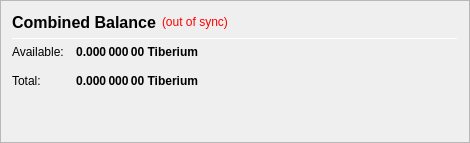
                   <widget class="QFrame" name="frame_CombinedBalances">
                    <property name="minimumSize">
                     <size>
                      <width>470</width>
                      <height>0</height>
                     </size>
                    </property>
                    <property name="frameShape">
                     <enum>QFrame::StyledPanel</enum>
                    </property>
                    <property name="frameShadow">
                     <enum>QFrame::Raised</enum>
                    </property>
                    <layout class="QVBoxLayout" name="verticalLayout_5">
                     <item>
                      <layout class="QHBoxLayout" name="horizontalLayout_5" stretch="0">
                       <item>
                        <widget class="QLabel" name="label_5z">
                         <property name="minimumSize">
                          <size>
                           <width>0</width>
                           <height>20</height>
                          </size>
                         </property>
                         <property name="font">
                          <font>
                           <pointsize>12</pointsize>
                           <weight>75</weight>
                           <bold>true</bold>
                          </font>
                         </property>
                         <property name="toolTip">
                          <string>Combined Balance (including unconfirmed and immature coins)</string>
                         </property>
                         <property name="text">
                          <string>Combined Balance</string>
                         </property>
                        </widget>
                       </item>
                       <item>
                        <widget class="QLabel" name="labelWalletStatus">
                         <property name="cursor">
                          <cursorShape>WhatsThisCursor</cursorShape>
                         </property>
                         <property name="toolTip">
                          <string>The displayed information may be out of date. Your wallet automatically synchronizes with the Tiberium network after a connection is established, but this process has not completed yet.</string>
                         </property>
                         <property name="styleSheet">
                          <string notr="true">QLabel { color: red; }</string>
                         </property>
                         <property name="text">
                          <string notr="true">(out of sync)</string>
                         </property>
                         <property name="alignment">
                          <set>Qt::AlignLeading|Qt::AlignLeft|Qt::AlignVCenter</set>
                         </property>
                        </widget>
                       </item>
                       <item>
                        <spacer name="horizontalSpacer_1">
                         <property name="orientation">
                          <enum>Qt::Horizontal</enum>
                         </property>
                         <property name="sizeHint" stdset="0">
                          <size>
                           <width>40</width>
                           <height>20</height>
                          </size>
                         </property>
                        </spacer>
                       </item>
                      </layout>
                     </item>
                     <item>
                      <widget class="Line" name="line_CombinedBalance">
                       <property name="minimumSize">
                        <size>
                         <width>0</width>
                         <height>1</height>
                        </size>
                       </property>
                       <property name="maximumSize">
                        <size>
                         <width>16777215</width>
                         <height>1</height>
                        </size>
                       </property>
                       <property name="orientation">
                        <enum>Qt::Horizontal</enum>
                       </property>
                      </widget>
                     </item>
                     <item>
                      <layout class="QGridLayout" name="gridLayout_3">
                       <property name="spacing">
                        <number>12</number>
                       </property>
                       <item row="1" column="0">
                        <widget class="QLabel" name="labelBalanceTextz">
                         <property name="text">
                          <string>Available:</string>
                         </property>
                        </widget>
                       </item>
                       <item row="1" column="1">
                        <widget class="QLabel" name="labelBalancez">
                         <property name="font">
                          <font>
                           <weight>75</weight>
                           <bold>true</bold>
                          </font>
                         </property>
                         <property name="cursor">
                          <cursorShape>IBeamCursor</cursorShape>
                         </property>
                         <property name="toolTip">
                          <string>Your current spendable balance</string>
                         </property>
                         <property name="text">
                          <string notr="true">0.000 000 00 Tiberium</string>
                         </property>
                         <property name="alignment">
                          <set>Qt::AlignRight|Qt::AlignTrailing|Qt::AlignVCenter</set>
                         </property>
                         <property name="textInteractionFlags">
                          <set>Qt::LinksAccessibleByMouse|Qt::TextSelectableByKeyboard|Qt::TextSelectableByMouse</set>
                         </property>
                        </widget>
                       </item>
                       <item row="2" column="0">
                        <widget class="QLabel" name="labelTotalTextz">
                         <property name="text">
                          <string>Total:</string>
                         </property>
                        </widget>
                       </item>
                       <item row="2" column="1">
                        <widget class="QLabel" name="labelTotalz">
                         <property name="font">
                          <font>
                           <weight>75</weight>
                           <bold>true</bold>
                          </font>
                         </property>
                         <property name="cursor">
                          <cursorShape>IBeamCursor</cursorShape>
                         </property>
                         <property name="toolTip">
                          <string>Total Balance, including all unavailable coins.</string>
                         </property>
                         <property name="text">
                          <string notr="true">0.000 000 00 Tiberium</string>
                         </property>
                         <property name="alignment">
                          <set>Qt::AlignRight|Qt::AlignTrailing|Qt::AlignVCenter</set>
                         </property>
                         <property name="textInteractionFlags">
                          <set>Qt::LinksAccessibleByMouse|Qt::TextSelectableByKeyboard|Qt::TextSelectableByMouse</set>
                         </property>
                        </widget>
                       </item>
                       <item row="2" column="3">
                        <spacer name="horizontalSpacer_2">
                         <property name="orientation">
                          <enum>Qt::Horizontal</enum>
                         </property>
                         <property name="sizeHint" stdset="0">
                          <size>
                           <width>40</width>
                           <height>20</height>
                          </size>
                         </property>
                        </spacer>
                       </item>
                      </layout>
                     </item>
                     <item>
                      <spacer name="verticalSpacer_1">
                       <property name="orientation">
                        <enum>Qt::Vertical</enum>
                       </property>
                       <property name="sizeHint" stdset="0">
                        <size>
                         <width>20</width>
                         <height>40</height>
                        </size>
                       </property>
                      </spacer>
                     </item>
                    </layout>
                   </widget>
